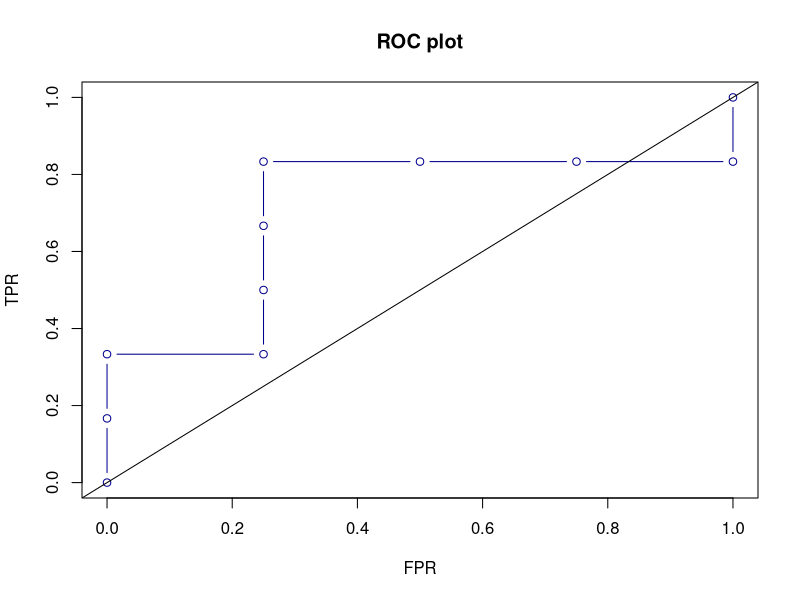

Reproduce this figure in R.
##############################################
### This script produces a simple ROC plot ###
##############################################

# Define Ground truth and predictions.
GroundTruth <- c("Diseased", "Healthy", "Healthy", "Healthy", "Diseased", "Diseased", "Diseased", "Healthy", "Diseased", "Diseased")
Prediction <- c(0.18, 0.21, 0.41, 0.42, 0.45, 0.57, 0.58, 0.73, 0.82, 0.93)
dataDF <- data.frame(cbind(GroundTruth, Prediction))

# Sort file by descending score.
dataDF = dataDF[order(dataDF$Prediction, decreasing = TRUE),]
# Initialize vectors to store TPR and FPR at coordinates 0,0.
TPR <- c(0)
FPR <- c(0)
# Loop through the rows.
for (i in 1:nrow(dataDF)){
  
  # Set each i score as a threshold.
  threshold <- dataDF$Prediction[i]
  # Calculate TP, FP, TN and FN.
  TP <- sum(dataDF$GroundTruth != "Healthy" & dataDF$Prediction >= threshold)
  FP <- sum(dataDF$GroundTruth == "Healthy" & dataDF$Prediction >= threshold)
  TN <- sum(dataDF$GroundTruth == "Healthy" & dataDF$Prediction < threshold)
  FN <- sum(dataDF$GroundTruth != "Healthy" & dataDF$Prediction < threshold)
  
  # Append TPR and FPR.
  tpr <- TP / (TP + FN)
  fpr <- FP / (FP + TN)
  TPR <- c(TPR, tpr)
  FPR <- c(FPR, fpr)
}

# Plot the ROC plot.
plot(FPR, TPR, type = "b", col = "darkblue", main = "ROC plot")
abline(coef = c(TPR[1],1-TPR[1])) # Diagonal with intercept at lower left corner and slope of ratio of increase between two axis.

